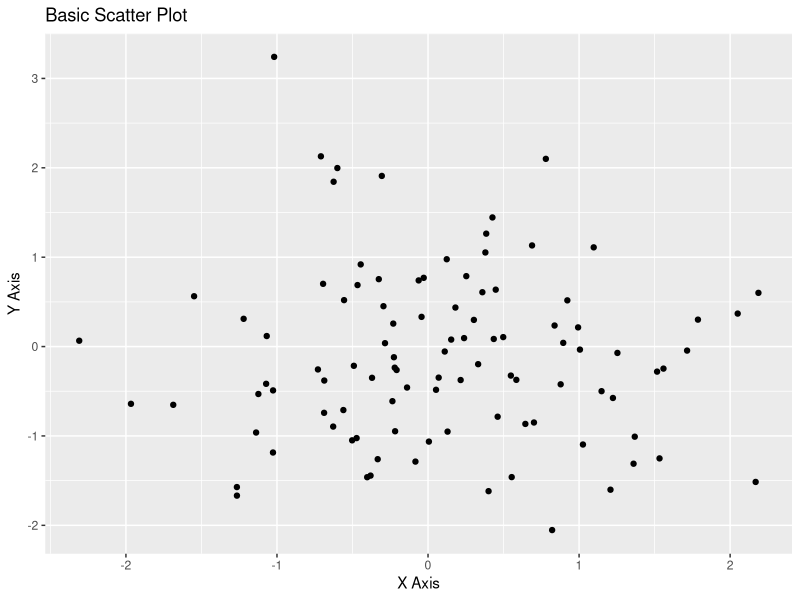
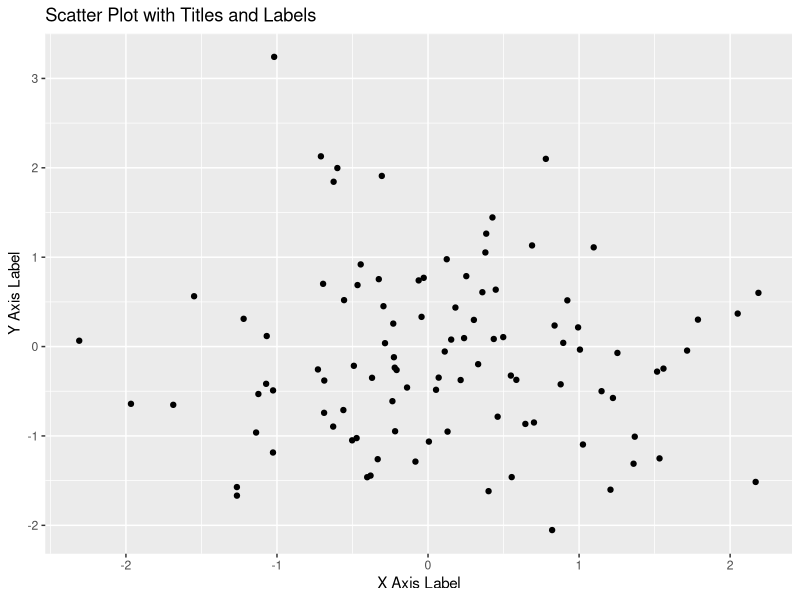
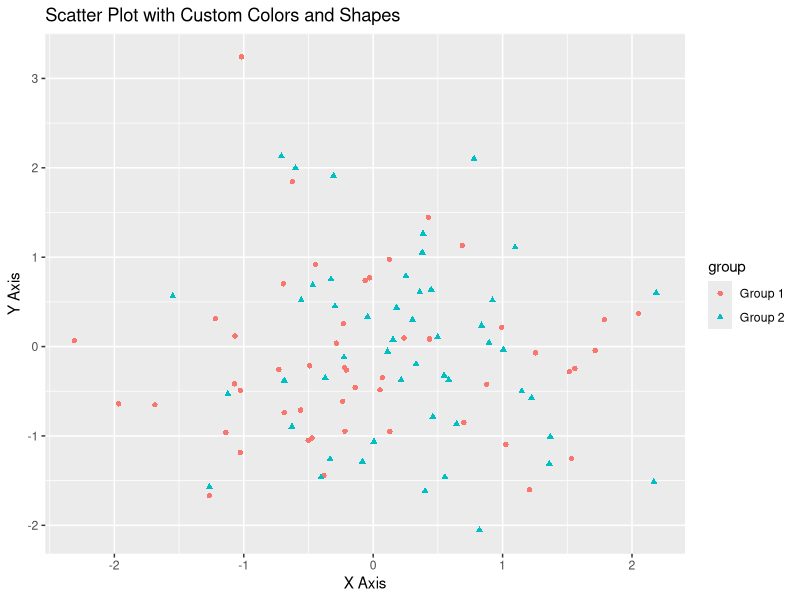
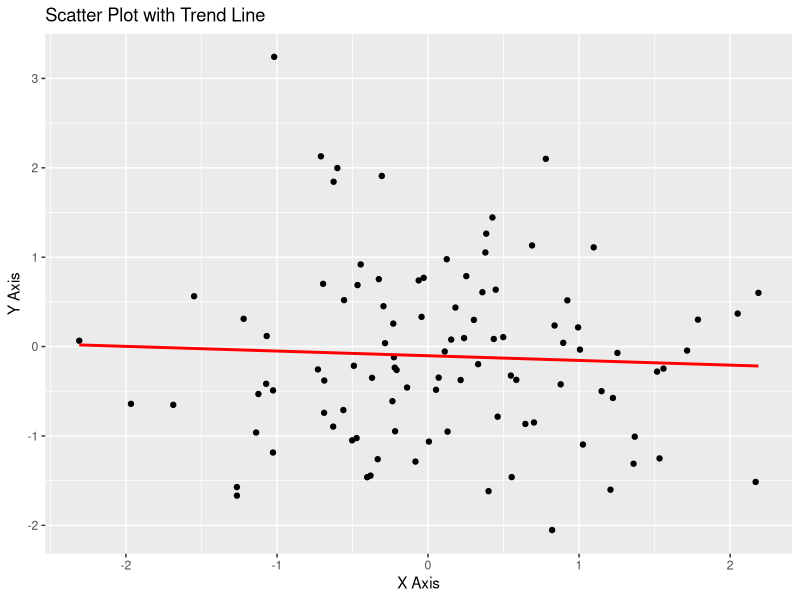
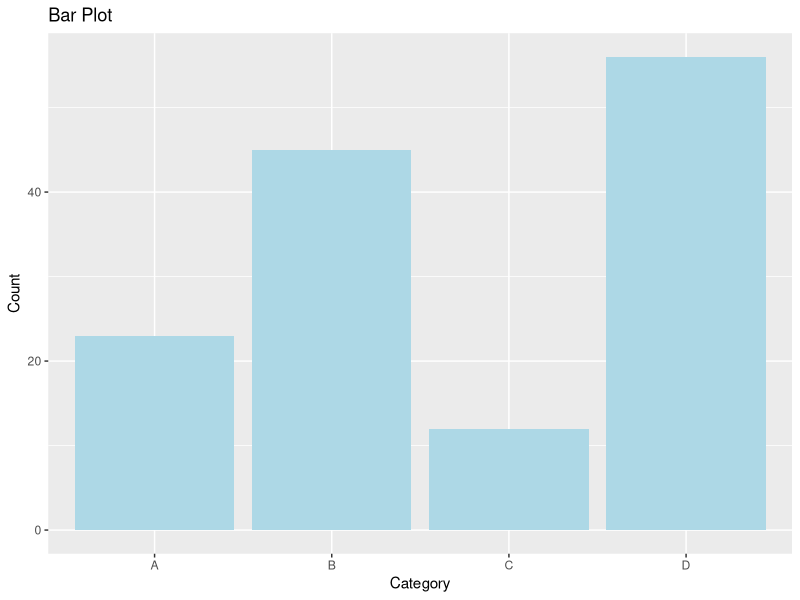
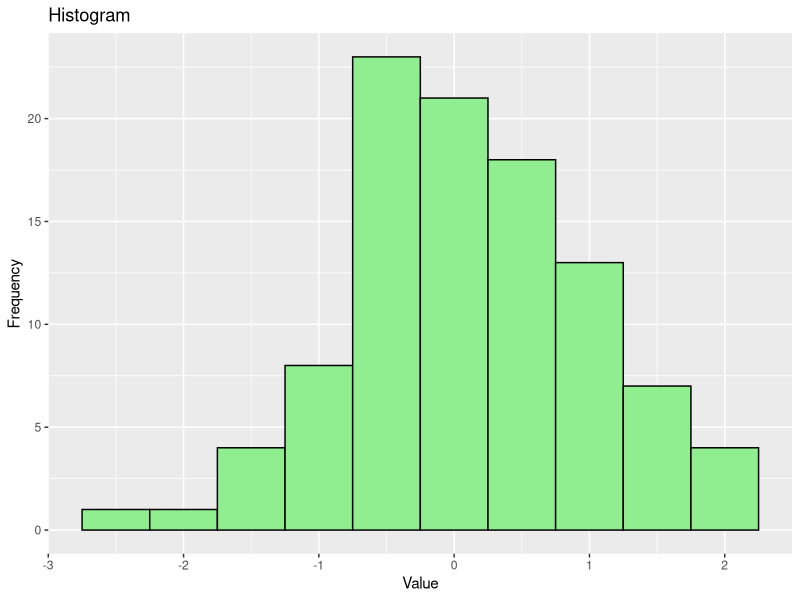

Generate these figures, in order, with R:
## ---- chunk 1

library(ggplot2)

## ---- chunk 2

# Creating sample data

set.seed(123)

data <- data.frame(x = rnorm(100), y = rnorm(100))



# Creating a basic scatter plot

ggplot(data, aes(x = x, y = y)) +

  geom_point() +

  labs(title = "Basic Scatter Plot", x = "X Axis", y = "Y Axis")

## ---- chunk 3

# Adding titles and labels

ggplot(data, aes(x = x, y = y)) +

  geom_point() +

  labs(title = "Scatter Plot with Titles and Labels", x = "X Axis Label", y = "Y Axis Label")

## ---- chunk 4

# Creating sample data with groups

data$group <- sample(c("Group 1", "Group 2"), 100, replace = TRUE)



# Customizing colors and shapes

ggplot(data, aes(x = x, y = y, color = group, shape = group)) +

  geom_point() +

  labs(title = "Scatter Plot with Custom Colors and Shapes", x = "X Axis", y = "Y Axis")

## ---- chunk 5

# Plot result

ggplot(data, aes(x = x, y = y)) +

  geom_point() +

  geom_smooth(method = "lm", se = FALSE, color = "red") +

  labs(title = "Scatter Plot with Trend Line", x = "X Axis", y = "Y Axis")

## ---- chunk 6

# Creating sample data

categories <- c("A", "B", "C", "D")

counts <- c(23, 45, 12, 56)

data_bar <- data.frame(categories, counts)



# Creating a bar plot

ggplot(data_bar, aes(x = categories, y = counts)) +

  geom_bar(stat = "identity", fill = "lightblue") +

  labs(title = "Bar Plot", x = "Category", y = "Count")

## ---- chunk 7

# Plot result

ggplot(data, aes(x = x)) +

  geom_histogram(binwidth = 0.5, fill = "lightgreen", color = "black") +

  labs(title = "Histogram", x = "Value", y = "Frequency")

